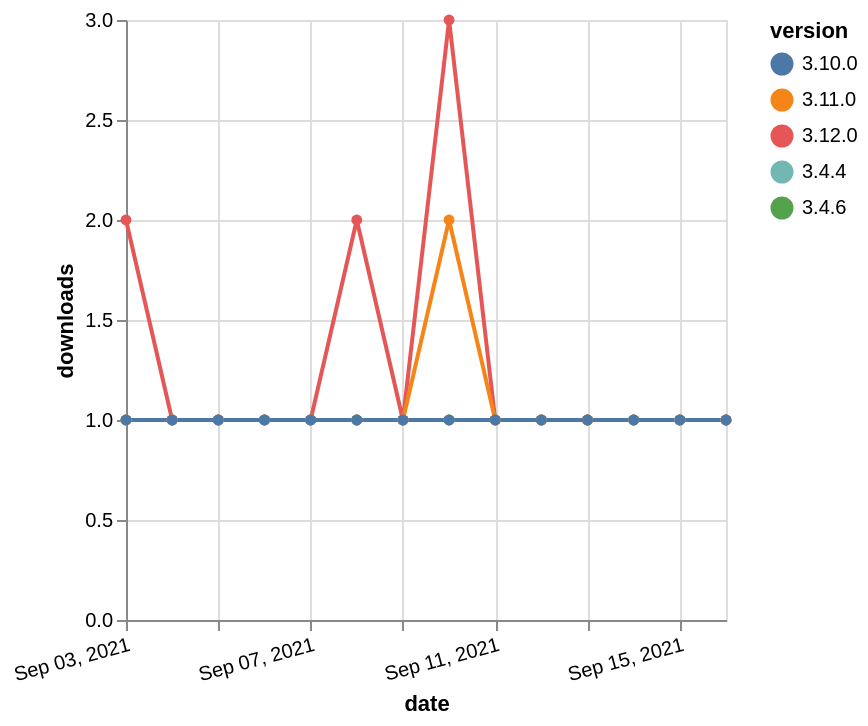

Specify this chart in Vega-Lite:
### Vega-Lite specification from a JSON file in a GitHub repository (floating-point values rounded to 4 significant figures)
{"$schema": "https://vega.github.io/schema/vega-lite/v5.json", "description": "A simple bar chart with embedded data.", "data": {"values": [{"date": "2021-09-03", "total": 187, "delta": 2, "version": "3.12.0"}, {"date": "2021-09-04", "total": 188, "delta": 1, "version": "3.12.0"}, {"date": "2021-09-05", "total": 189, "delta": 1, "version": "3.12.0"}, {"date": "2021-09-06", "total": 190, "delta": 1, "version": "3.12.0"}, {"date": "2021-09-07", "total": 191, "delta": 1, "version": "3.12.0"}, {"date": "2021-09-08", "total": 193, "delta": 2, "version": "3.12.0"}, {"date": "2021-09-09", "total": 194, "delta": 1, "version": "3.12.0"}, {"date": "2021-09-10", "total": 197, "delta": 3, "version": "3.12.0"}, {"date": "2021-09-11", "total": 198, "delta": 1, "version": "3.12.0"}, {"date": "2021-09-12", "total": 199, "delta": 1, "version": "3.12.0"}, {"date": "2021-09-13", "total": 200, "delta": 1, "version": "3.12.0"}, {"date": "2021-09-14", "total": 201, "delta": 1, "version": "3.12.0"}, {"date": "2021-09-15", "total": 202, "delta": 1, "version": "3.12.0"}, {"date": "2021-09-16", "total": 203, "delta": 1, "version": "3.12.0"}, {"date": "2021-09-03", "total": 170, "delta": 1, "version": "3.4.6"}, {"date": "2021-09-04", "total": 171, "delta": 1, "version": "3.4.6"}, {"date": "2021-09-05", "total": 172, "delta": 1, "version": "3.4.6"}, {"date": "2021-09-06", "total": 173, "delta": 1, "version": "3.4.6"}, {"date": "2021-09-07", "total": 174, "delta": 1, "version": "3.4.6"}, {"date": "2021-09-08", "total": 175, "delta": 1, "version": "3.4.6"}, {"date": "2021-09-09", "total": 176, "delta": 1, "version": "3.4.6"}, {"date": "2021-09-10", "total": 177, "delta": 1, "version": "3.4.6"}, {"date": "2021-09-11", "total": 178, "delta": 1, "version": "3.4.6"}, {"date": "2021-09-12", "total": 179, "delta": 1, "version": "3.4.6"}, {"date": "2021-09-13", "total": 180, "delta": 1, "version": "3.4.6"}, {"date": "2021-09-14", "total": 181, "delta": 1, "version": "3.4.6"}, {"date": "2021-09-15", "total": 182, "delta": 1, "version": "3.4.6"}, {"date": "2021-09-16", "total": 183, "delta": 1, "version": "3.4.6"}, {"date": "2021-09-03", "total": 209, "delta": 1, "version": "3.4.4"}, {"date": "2021-09-04", "total": 210, "delta": 1, "version": "3.4.4"}, {"date": "2021-09-05", "total": 211, "delta": 1, "version": "3.4.4"}, {"date": "2021-09-06", "total": 212, "delta": 1, "version": "3.4.4"}, {"date": "2021-09-07", "total": 213, "delta": 1, "version": "3.4.4"}, {"date": "2021-09-08", "total": 214, "delta": 1, "version": "3.4.4"}, {"date": "2021-09-09", "total": 215, "delta": 1, "version": "3.4.4"}, {"date": "2021-09-10", "total": 216, "delta": 1, "version": "3.4.4"}, {"date": "2021-09-11", "total": 217, "delta": 1, "version": "3.4.4"}, {"date": "2021-09-12", "total": 218, "delta": 1, "version": "3.4.4"}, {"date": "2021-09-13", "total": 219, "delta": 1, "version": "3.4.4"}, {"date": "2021-09-14", "total": 220, "delta": 1, "version": "3.4.4"}, {"date": "2021-09-15", "total": 221, "delta": 1, "version": "3.4.4"}, {"date": "2021-09-16", "total": 222, "delta": 1, "version": "3.4.4"}, {"date": "2021-09-03", "total": 145, "delta": 1, "version": "3.11.0"}, {"date": "2021-09-04", "total": 146, "delta": 1, "version": "3.11.0"}, {"date": "2021-09-05", "total": 147, "delta": 1, "version": "3.11.0"}, {"date": "2021-09-06", "total": 148, "delta": 1, "version": "3.11.0"}, {"date": "2021-09-07", "total": 149, "delta": 1, "version": "3.11.0"}, {"date": "2021-09-08", "total": 150, "delta": 1, "version": "3.11.0"}, {"date": "2021-09-09", "total": 151, "delta": 1, "version": "3.11.0"}, {"date": "2021-09-10", "total": 153, "delta": 2, "version": "3.11.0"}, {"date": "2021-09-11", "total": 154, "delta": 1, "version": "3.11.0"}, {"date": "2021-09-12", "total": 155, "delta": 1, "version": "3.11.0"}, {"date": "2021-09-13", "total": 156, "delta": 1, "version": "3.11.0"}, {"date": "2021-09-14", "total": 157, "delta": 1, "version": "3.11.0"}, {"date": "2021-09-15", "total": 158, "delta": 1, "version": "3.11.0"}, {"date": "2021-09-16", "total": 159, "delta": 1, "version": "3.11.0"}, {"date": "2021-09-03", "total": 167, "delta": 1, "version": "3.10.0"}, {"date": "2021-09-04", "total": 168, "delta": 1, "version": "3.10.0"}, {"date": "2021-09-05", "total": 169, "delta": 1, "version": "3.10.0"}, {"date": "2021-09-06", "total": 170, "delta": 1, "version": "3.10.0"}, {"date": "2021-09-07", "total": 171, "delta": 1, "version": "3.10.0"}, {"date": "2021-09-08", "total": 172, "delta": 1, "version": "3.10.0"}, {"date": "2021-09-09", "total": 173, "delta": 1, "version": "3.10.0"}, {"date": "2021-09-10", "total": 174, "delta": 1, "version": "3.10.0"}, {"date": "2021-09-11", "total": 175, "delta": 1, "version": "3.10.0"}, {"date": "2021-09-12", "total": 176, "delta": 1, "version": "3.10.0"}, {"date": "2021-09-13", "total": 177, "delta": 1, "version": "3.10.0"}, {"date": "2021-09-14", "total": 178, "delta": 1, "version": "3.10.0"}, {"date": "2021-09-15", "total": 179, "delta": 1, "version": "3.10.0"}, {"date": "2021-09-16", "total": 180, "delta": 1, "version": "3.10.0"}]}, "width": "container", "mark": {"type": "line", "point": {"filled": true}}, "encoding": {"x": {"field": "date", "type": "temporal", "timeUnit": "yearmonthdate", "title": "date", "axis": {"labelAngle": -15}}, "y": {"field": "delta", "type": "quantitative", "title": "downloads"}, "color": {"field": "version", "type": "nominal"}, "tooltip": {"field": "delta"}}}
